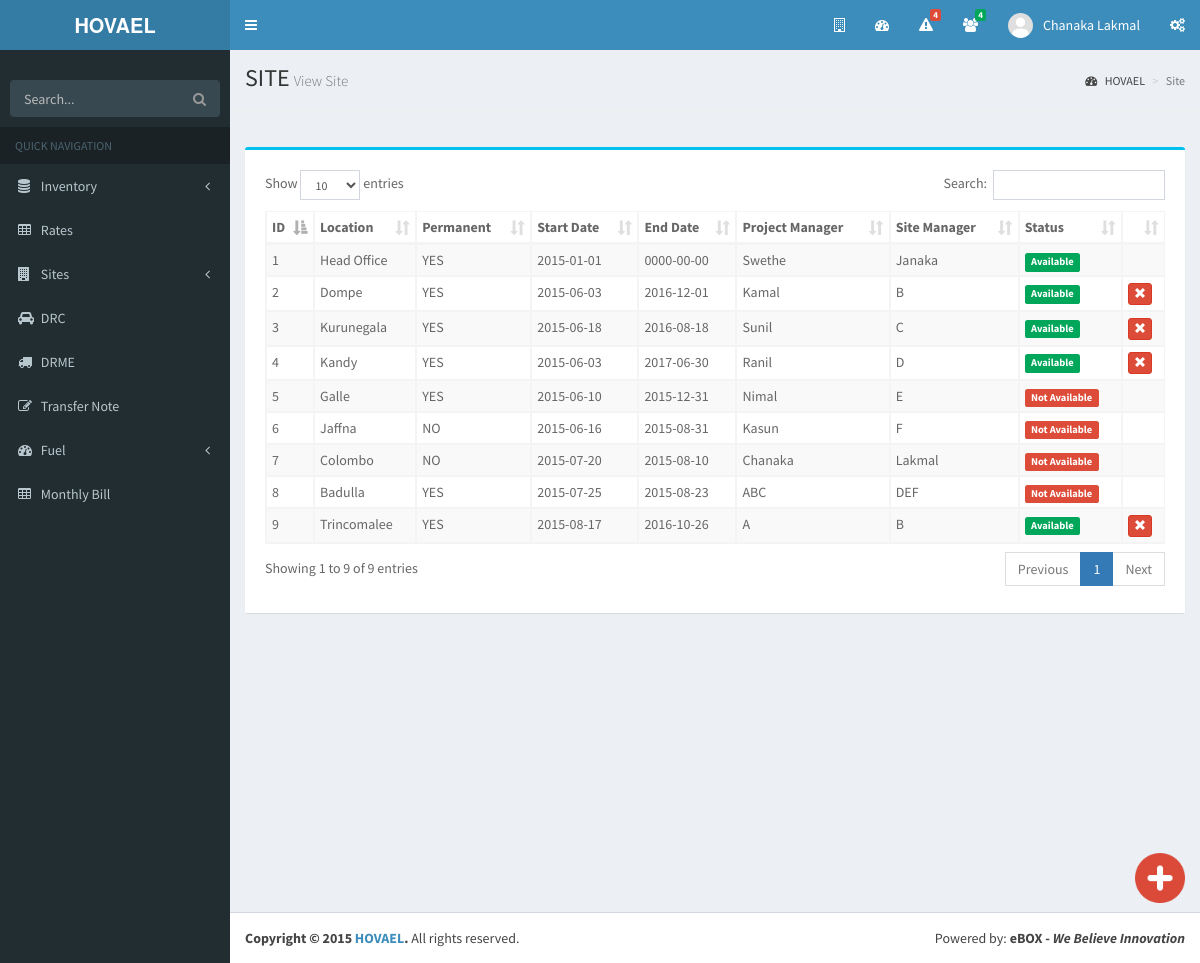
The app's page /SiteView.php (signed in) with its own data.
### tables this page shows
CREATE TABLE `site` (
  `id` int(11) NOT NULL AUTO_INCREMENT,
  `location` varchar(45) DEFAULT NULL,
  `permanent` tinyint(4) DEFAULT NULL,
  `startdate` date DEFAULT NULL,
  `enddate` date DEFAULT NULL,
  `projectmanager` varchar(45) DEFAULT NULL,
  `sitemanager` varchar(45) DEFAULT NULL,
  `status` tinyint(4) DEFAULT NULL,
  PRIMARY KEY (`id`)
);

### SiteView.php (the view, shortened to what this page needs)
<!DOCTYPE html>
<html>
    <head>
        <link rel="stylesheet" type="text/css" href="css/bootstrap.min.css">
        <link href="https://maxcdn.bootstrapcdn.com/font-awesome/4.3.0/css/font-awesome.min.css" rel="stylesheet" type="text/css" />
        <link href="https://code.ionicframework.com/ionicons/2.0.1/css/ionicons.min.css" rel="stylesheet" type="text/css" />
        <link href="plugins/datatables/dataTables.bootstrap.css" rel="stylesheet" type="text/css" />
        <link href="dist/css/AdminLTE.min.css" rel="stylesheet" type="text/css" />
        <link href="dist/css/skins/_all-skins.min.css" rel="stylesheet" type="text/css" />
        <link href="./com.ebox.hovael.css/portBox.css" rel="stylesheet" type="text/css" />
        <link href="css/hover.css" rel="stylesheet" type="text/css" />
    </head>
    <body class="skin-blue sidebar-mini">
        <div class="wrapper">
            <?php include './Header.php'; ?>
            <?php include './SideBar.php'; ?>
            <div class="content-wrapper">
                <section class="content-header">
                    <h1>
                        SITE<small>View Site</small>
                    </h1>
                    <ol class="breadcrumb">
                        <li><a href="Home.php"><i class="fa fa-dashboard"></i> HOVAEL</a></li>
                        <li class="active">Site</li>
                    </ol>
                </section>
                <hr>
                <section class="content">
                    <div class="row">
                        <div class="col-xs-12">
                            <a href="SiteInsert.php">
                                <img class="hvr-pulse-grow" src="img/add.png"
                                     style="position: fixed; bottom: 60px; right: 15px; z-index: 5; width: 50px; height: 50px;">
                            </a>
                            <div class="row">
                                <div class="col-md-12">
                                    <div class="box box-info">
                                        <div class="register-box-body">
                                            <table id="table_site" class="table table-bordered table-striped table-condensed">
                                                <thead>
                                                    <tr>
                                                        <th>ID</th>
                                                        <th>Location</th>
                                                        <th>Permanent</th>
                                                        <th>Start Date</th>
                                                        <th>End Date</th>
                                                        <th>Project Manager</th>
                                                        <th>Site Manager</th>
                                                        <th>Status</th>
                                                        <th></th>
                                                    </tr>
                                                </thead>
                                                <tbody>
                                                    <?php
                                                    include './DBCon.php';
                                                    $res = mysqli_query($con, "SELECT * FROM site");
                                                    while ($row = mysqli_fetch_array($res)) {
                                                        ?>
                                                        <tr>
                                                            <td><?php echo $row['id']; ?></td>
                                                            <td><?php echo $row['location']; ?></td>
                                                            <td>
                                                                <?php
                                                                $permanent = $row['permanent'];
                                                                if ($permanent == '0') {
                                                                    echo 'NO';
                                                                } else if ($permanent == '1') {
                                                                    echo 'YES';
                                                                }
                                                                ?>
                                                            </td>
                                                            <td><?php echo $row['startdate']; ?></td>
                                                            <td><?php echo $row['enddate']; ?></td>
                                                            <td><?php echo $row['projectmanager']; ?></td>
                                                            <td><?php echo $row['sitemanager']; ?></td>
                                                            <td>
                                                                <?php if ($row['status'] == '1') { ?>
                                                                    <span class="label label-success">Available</span>
                                                                <?php } else if ($row['status'] == '2') { ?>
                                                                    <span class="label label-warning">Pending</span>
                                                                <?php } else { ?>
                                                                    <span class="label label-danger">Not Available</span>
                                                                <?php } ?>
                                                            </td>
                                                            <?php if ($row['location'] != 'Head Office') { ?>
                                                                <td style="max-width: 50px;">
                                                                    <?php if ($row['status'] == '1') { ?>
                                                                        <form action="db/ChangeStatus.php" method="POST">
                                                                            <div class="btn-group">
                                                                                <button type="submit" class="btn btn-xs btn-danger"><span class='glyphicon glyphicon-remove'></span></button>
                                                                            </div>
                                                                        </form>
                                                                    <?php } else if ($row['status'] == '2') { ?>
                                                                        <div class="btn-group">
                                                                            <?php if (isAdmin()) { ?>
                                                                                <button type="button" class="btn btn-warning btn-flat btn-xs" disabled>Pending</button>
                                                                                <button type="button" class="btn btn-warning btn-flat btn-xs dropdown-toggle" data-toggle="dropdown">
                                                                                    <span class="caret"></span>
                                                                                </button>
                                                                                <ul class="dropdown-menu" role="menu">
                                                                                    <li><a href="db/ChangeStatus.php?id=<?php echo $row['id']; ?>&status=0&table=site&url=SiteView">Approve</a></li>
                                                                                    <li><a href="db/ChangeStatus.php?id=<?php echo $row['id']; ?>&status=1&table=site&url=SiteView">Cancel</a></li>
                                                                                </ul>
                                                                            <?php } else { ?>
                                                                                <button type="button" class="btn btn-warning btn-flat btn-xs" disabled>Pending</button>
                                                                            <?php } ?>
                                                                        </div>
                                                                    <?php } ?>
                                                                </td>
                                                            <?php } else { ?>
                                                                <td></td>
                                                            <?php } ?>
                                                        </tr>
                                                    <?php } ?>
                                                </tbody>
                                            </table>
                                        </div>
                                    </div>
                                </div>
                            </div>
                        </div>
                    </div>
                </section>
            </div>
            <?php include './Footer.php'; ?>
        </div>
    </body>
</html>

### records on screen
site: id "1", location "Head Office", permanent "YES", startdate "2015-01-01", enddate "0000-00-00", projectmanager "Swethe", sitemanager "Janaka", status "Available"
site: id "2", location "Dompe", permanent "YES", startdate "2015-06-03", enddate "2016-12-01", projectmanager "Kamal", sitemanager "B", status "Available"
site: id "3", location "Kurunegala", permanent "YES", startdate "2015-06-18", enddate "2016-08-18", projectmanager "Sunil", sitemanager "C", status "Available"
site: id "4", location "Kandy", permanent "YES", startdate "2015-06-03", enddate "2017-06-30", projectmanager "Ranil", sitemanager "D", status "Available"
site: id "5", location "Galle", permanent "YES", startdate "2015-06-10", enddate "2015-12-31", projectmanager "Nimal", sitemanager "E", status "Not Available"
site: id "6", location "Jaffna", permanent "NO", startdate "2015-06-16", enddate "2015-08-31", projectmanager "Kasun", sitemanager "F", status "Not Available"
site: id "7", location "Colombo", permanent "NO", startdate "2015-07-20", enddate "2015-08-10", projectmanager "Chanaka", sitemanager "Lakmal", status "Not Available"
site: id "8", location "Badulla", permanent "YES", startdate "2015-07-25", enddate "2015-08-23", projectmanager "ABC", sitemanager "DEF", status "Not Available"
site: id "9", location "Trincomalee", permanent "YES", startdate "2015-08-17", enddate "2016-10-26", projectmanager "A", sitemanager "B", status "Available"

### other values on screen
$totCount "4"
$count "4"
$_SESSION['fname'] "Chanaka"
$_SESSION['lname'] "Lakmal"
